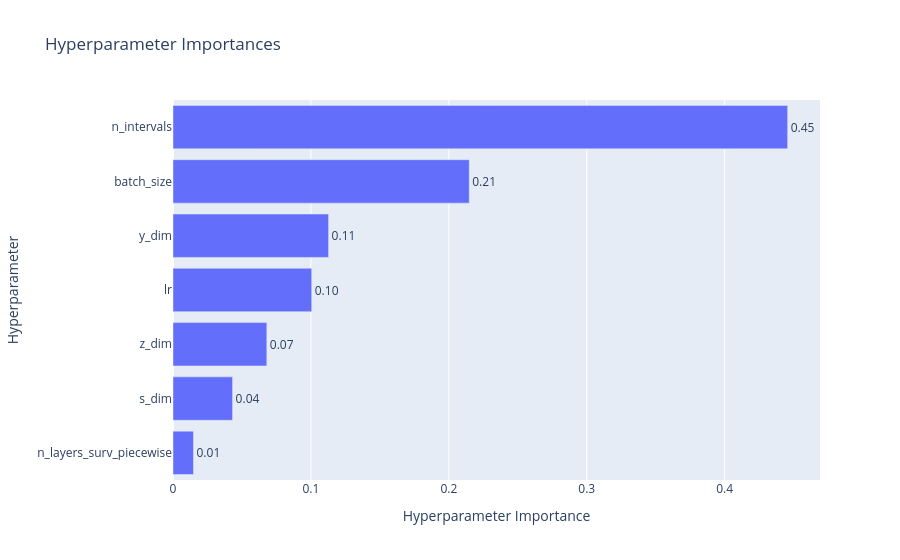
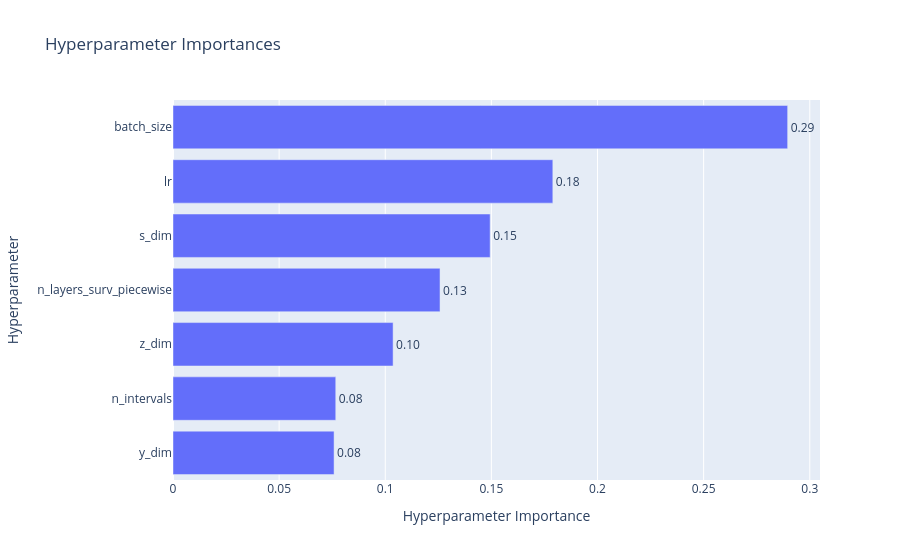

Write notebook code for charts like these, in order.
### Code cell
for i in range(len(names_objs)):
    print(f"Parameter importances for {names_objs[i]}:")
    plot_param_importances(study, target=lambda t: t.values[i], target_name=names_objs[i]).show()

### Figure 1 — Plotly figure (JSON) as saved in the notebook; plotly's stock layout.template omitted (floating-point values rounded to 4 significant figures)
{"data": [{"cliponaxis": false, "hovertemplate": ["n_layers_surv_piecewise (CategoricalDistribution): 0.0148495018473561<extra></extra>", "s_dim (IntDistribution): 0.04320394381922091<extra></extra>", "z_dim (IntDistribution): 0.06802829151677266<extra></extra>", "lr (CategoricalDistribution): 0.10058207322684251<extra></extra>", "y_dim (IntDistribution): 0.11284080866220819<extra></extra>", "batch_size (CategoricalDistribution): 0.21481476367462546<extra></extra>", "n_intervals (CategoricalDistribution): 0.445680617252974<extra></extra>"], "name": "Survival curves dist", "orientation": "h", "text": ["0.01", "0.04", "0.07", "0.10", "0.11", "0.21", "0.45"], "textposition": "outside", "type": "bar", "x": [0.01485, 0.0432, 0.06803, 0.1006, 0.1128, 0.2148, 0.4457], "y": ["n_layers_surv_piecewise", "s_dim", "z_dim", "lr", "y_dim", "batch_size", "n_intervals"]}], "layout": {"title": {"text": "Hyperparameter Importances"}, "xaxis": {"title": {"text": "Hyperparameter Importance"}}, "yaxis": {"title": {"text": "Hyperparameter"}}}}

### Figure 2 — Plotly figure (JSON) as saved in the notebook; plotly's stock layout.template omitted (floating-point values rounded to 4 significant figures)
{"data": [{"cliponaxis": false, "hovertemplate": ["y_dim (IntDistribution): 0.07588453107169336<extra></extra>", "n_intervals (CategoricalDistribution): 0.07668117605132217<extra></extra>", "z_dim (IntDistribution): 0.10369527249759551<extra></extra>", "n_layers_surv_piecewise (CategoricalDistribution): 0.12580156483831115<extra></extra>", "s_dim (IntDistribution): 0.14941460950976748<extra></extra>", "lr (CategoricalDistribution): 0.17894722068390823<extra></extra>", "batch_size (CategoricalDistribution): 0.2895756253474022<extra></extra>"], "name": "Identifiability score", "orientation": "h", "text": ["0.08", "0.08", "0.10", "0.13", "0.15", "0.18", "0.29"], "textposition": "outside", "type": "bar", "x": [0.07588, 0.07668, 0.1037, 0.1258, 0.1494, 0.1789, 0.2896], "y": ["y_dim", "n_intervals", "z_dim", "n_layers_surv_piecewise", "s_dim", "lr", "batch_size"]}], "layout": {"title": {"text": "Hyperparameter Importances"}, "xaxis": {"title": {"text": "Hyperparameter Importance"}}, "yaxis": {"title": {"text": "Hyperparameter"}}}}
